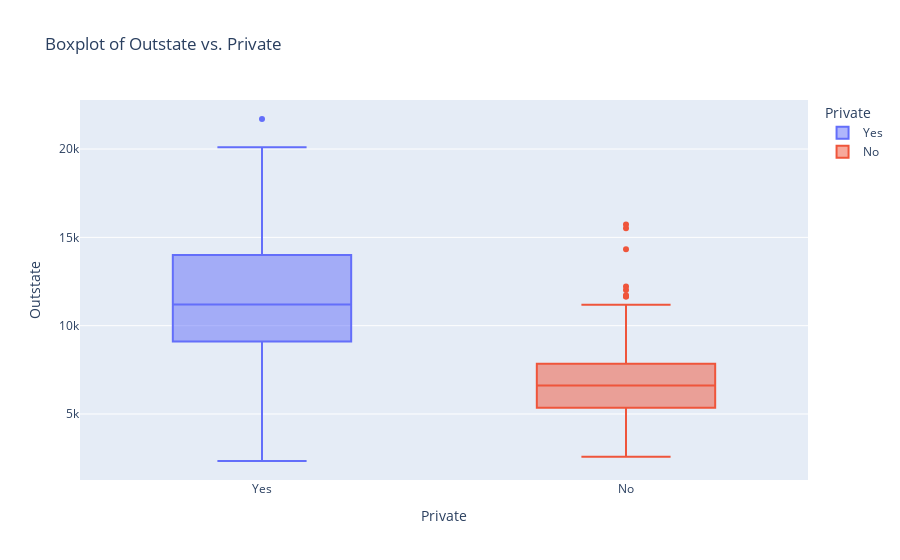

This figure's notebook cell:
### Code cell
# Opción 2 usando plotly express
fig = px.box(
    college,
    x="Private",
    y="Outstate",
    color="Private",
    title="Boxplot of Outstate vs. Private",
)
fig.show()

### Figure 1 — Plotly figure (JSON) as saved in the notebook; plotly's stock layout.template omitted (floating-point values rounded to 4 significant figures; data arrays with more than 128 entries replaced by an {"elided": "..."} marker saying what was removed)
{"data": [{"alignmentgroup": "True", "hovertemplate": "Private=%{x}<br>Outstate=%{y}<extra></extra>", "legendgroup": "Yes", "marker": {"color": "#636efa"}, "name": "Yes", "notched": false, "offsetgroup": "Yes", "orientation": "v", "showlegend": true, "type": "box", "x": {"elided": "565 str values"}, "x0": " ", "xaxis": "x", "y": {"elided": "565 int values"}, "y0": " ", "yaxis": "y"}, {"alignmentgroup": "True", "hovertemplate": "Private=%{x}<br>Outstate=%{y}<extra></extra>", "legendgroup": "No", "marker": {"color": "#EF553B"}, "name": "No", "notched": false, "offsetgroup": "No", "orientation": "v", "showlegend": true, "type": "box", "x": {"elided": "212 str values"}, "x0": " ", "xaxis": "x", "y": {"elided": "212 int values"}, "y0": " ", "yaxis": "y"}], "layout": {"boxmode": "overlay", "legend": {"title": {"text": "Private"}, "tracegroupgap": 0}, "title": {"text": "Boxplot of Outstate vs. Private"}, "xaxis": {"anchor": "y", "categoryarray": ["Yes", "No"], "categoryorder": "array", "domain": [0, 1], "title": {"text": "Private"}}, "yaxis": {"anchor": "x", "domain": [0, 1], "title": {"text": "Outstate"}}}}
